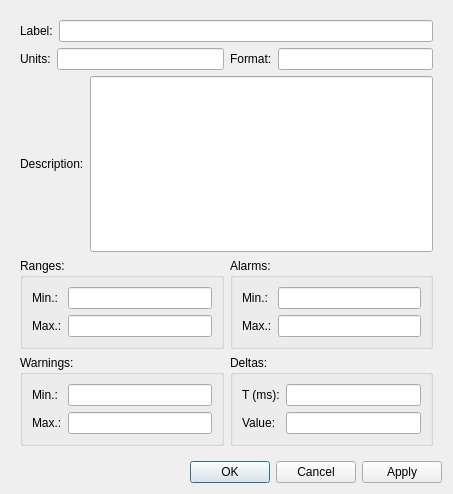
<ui version="4.0" >
 <class>AttributeConfigDialog</class>
 <widget class="QDialog" name="AttributeConfigDialog" >
  <property name="geometry" >
   <rect>
    <x>0</x>
    <y>0</y>
    <width>453</width>
    <height>494</height>
   </rect>
  </property>
  <property name="windowTitle" >
   <string>Dialog</string>
  </property>
  <layout class="QVBoxLayout" >
   <item>
    <widget class="TauFrame" name="globalAttributeFrame" >
     <layout class="QGridLayout" >
      <item row="0" column="0" colspan="2" >
       <layout class="QHBoxLayout" >
        <item>
         <widget class="QLabel" name="labelLabel" >
          <property name="text" >
           <string>Label:</string>
          </property>
          <property name="buddy" >
           <cstring>labelEdit</cstring>
          </property>
         </widget>
        </item>
        <item>
         <widget class="TauConfigLineEdit" name="labelEdit" >
          <property name="useParentModel" stdset="0" >
           <bool>true</bool>
          </property>
          <property name="model" stdset="0" >
           <string>?configuration=label</string>
          </property>
         </widget>
        </item>
       </layout>
      </item>
      <item row="1" column="0" colspan="2" >
       <layout class="QHBoxLayout" >
        <item>
         <layout class="QHBoxLayout" >
          <item>
           <widget class="QLabel" name="unitLabel" >
            <property name="text" >
             <string>Units:</string>
            </property>
            <property name="buddy" >
             <cstring>unitEdit</cstring>
            </property>
           </widget>
          </item>
          <item>
           <widget class="TauConfigLineEdit" name="unitEdit" >
            <property name="useParentModel" stdset="0" >
             <bool>true</bool>
            </property>
            <property name="model" stdset="0" >
             <string>?configuration=unit</string>
            </property>
           </widget>
          </item>
         </layout>
        </item>
        <item>
         <layout class="QHBoxLayout" >
          <item>
           <widget class="QLabel" name="formatLabel" >
            <property name="text" >
             <string>Format:</string>
            </property>
            <property name="buddy" >
             <cstring>formatEdit</cstring>
            </property>
           </widget>
          </item>
          <item>
           <widget class="TauConfigLineEdit" name="formatEdit" >
            <property name="useParentModel" stdset="0" >
             <bool>true</bool>
            </property>
            <property name="model" stdset="0" >
             <string>?configuration=format</string>
            </property>
           </widget>
          </item>
         </layout>
        </item>
       </layout>
      </item>
      <item row="2" column="0" >
       <widget class="QLabel" name="descriptionLabel" >
        <property name="text" >
         <string>Description:</string>
        </property>
        <property name="buddy" >
         <cstring>descriptionEdit</cstring>
        </property>
       </widget>
      </item>
      <item row="2" column="1" >
       <widget class="TauConfigLineEdit" name="descriptionEdit" >
        <property name="sizePolicy" >
         <sizepolicy vsizetype="Expanding" hsizetype="Expanding" >
          <horstretch>0</horstretch>
          <verstretch>0</verstretch>
         </sizepolicy>
        </property>
        <property name="useParentModel" stdset="0" >
         <bool>true</bool>
        </property>
        <property name="model" stdset="0" >
         <string>?configuration=description</string>
        </property>
       </widget>
      </item>
      <item row="3" column="0" colspan="2" >
       <layout class="QGridLayout" >
        <item row="0" column="0" >
         <widget class="QGroupBox" name="rangeGB" >
          <property name="sizePolicy" >
           <sizepolicy vsizetype="Fixed" hsizetype="Preferred" >
            <horstretch>0</horstretch>
            <verstretch>0</verstretch>
           </sizepolicy>
          </property>
          <property name="title" >
           <string>Ranges:</string>
          </property>
          <layout class="QGridLayout" >
           <item row="0" column="0" >
            <widget class="QLabel" name="minValueLabel" >
             <property name="text" >
              <string>Min.:</string>
             </property>
             <property name="buddy" >
              <cstring>minValueEdit</cstring>
             </property>
            </widget>
           </item>
           <item row="0" column="1" >
            <widget class="TauConfigLineEdit" name="minValueEdit" >
             <property name="useParentModel" stdset="0" >
              <bool>true</bool>
             </property>
             <property name="model" stdset="0" >
              <string>?configuration=min_value</string>
             </property>
            </widget>
           </item>
           <item row="1" column="0" >
            <widget class="QLabel" name="maxValueLabel" >
             <property name="text" >
              <string>Max.:</string>
             </property>
             <property name="buddy" >
              <cstring>maxValueEdit</cstring>
             </property>
            </widget>
           </item>
           <item row="1" column="1" >
            <widget class="TauConfigLineEdit" name="maxValueEdit" >
             <property name="useParentModel" stdset="0" >
              <bool>true</bool>
             </property>
             <property name="model" stdset="0" >
              <string>?configuration=max_value</string>
             </property>
            </widget>
           </item>
          </layout>
         </widget>
        </item>
        <item row="0" column="1" >
         <widget class="QGroupBox" name="alarmGB" >
          <property name="sizePolicy" >
           <sizepolicy vsizetype="Fixed" hsizetype="Preferred" >
            <horstretch>0</horstretch>
            <verstretch>0</verstretch>
           </sizepolicy>
          </property>
          <property name="title" >
           <string>Alarms:</string>
          </property>
          <layout class="QGridLayout" >
           <item row="0" column="0" >
            <widget class="QLabel" name="minAlarmLabel" >
             <property name="text" >
              <string>Min.:</string>
             </property>
             <property name="buddy" >
              <cstring>minAlarmEdit</cstring>
             </property>
            </widget>
           </item>
           <item row="0" column="1" >
            <widget class="TauConfigLineEdit" name="minAlarmEdit" >
             <property name="useParentModel" stdset="0" >
              <bool>true</bool>
             </property>
             <property name="model" stdset="0" >
              <string>?configuration=min_alarm</string>
             </property>
            </widget>
           </item>
           <item row="1" column="0" >
            <widget class="QLabel" name="maxAlarmLabel" >
             <property name="text" >
              <string>Max.:</string>
             </property>
             <property name="buddy" >
              <cstring>maxAlarmEdit</cstring>
             </property>
            </widget>
           </item>
           <item row="1" column="1" >
            <widget class="TauConfigLineEdit" name="maxAlarmEdit" >
             <property name="useParentModel" stdset="0" >
              <bool>true</bool>
             </property>
             <property name="model" stdset="0" >
              <string>?configuration=max_alarm</string>
             </property>
            </widget>
           </item>
          </layout>
         </widget>
        </item>
        <item row="1" column="0" >
         <widget class="QGroupBox" name="warningGB" >
          <property name="sizePolicy" >
           <sizepolicy vsizetype="Fixed" hsizetype="Preferred" >
            <horstretch>0</horstretch>
            <verstretch>0</verstretch>
           </sizepolicy>
          </property>
          <property name="title" >
           <string>Warnings:</string>
          </property>
          <layout class="QGridLayout" >
           <item row="0" column="0" >
            <widget class="QLabel" name="minWarningLabel" >
             <property name="text" >
              <string>Min.:</string>
             </property>
             <property name="buddy" >
              <cstring>minWarningEdit</cstring>
             </property>
            </widget>
           </item>
           <item row="0" column="1" >
            <widget class="TauConfigLineEdit" name="minWarningEdit" >
             <property name="useParentModel" stdset="0" >
              <bool>true</bool>
             </property>
             <property name="model" stdset="0" >
              <string>?configuration=min_warning</string>
             </property>
            </widget>
           </item>
           <item row="1" column="0" >
            <widget class="QLabel" name="maxWarningLabel" >
             <property name="text" >
              <string>Max.:</string>
             </property>
             <property name="buddy" >
              <cstring>maxWarningEdit</cstring>
             </property>
            </widget>
           </item>
           <item row="1" column="1" >
            <widget class="TauConfigLineEdit" name="maxWarningEdit" >
             <property name="useParentModel" stdset="0" >
              <bool>true</bool>
             </property>
             <property name="model" stdset="0" >
              <string>?configuration=max_warning</string>
             </property>
            </widget>
           </item>
          </layout>
         </widget>
        </item>
        <item row="1" column="1" >
         <widget class="QGroupBox" name="deltasGB" >
          <property name="sizePolicy" >
           <sizepolicy vsizetype="Fixed" hsizetype="Preferred" >
            <horstretch>0</horstretch>
            <verstretch>0</verstretch>
           </sizepolicy>
          </property>
          <property name="title" >
           <string>Deltas:</string>
          </property>
          <layout class="QGridLayout" >
           <item row="0" column="0" >
            <widget class="QLabel" name="deltaTLabel" >
             <property name="text" >
              <string>T (ms):</string>
             </property>
             <property name="buddy" >
              <cstring>deltaTEdit</cstring>
             </property>
            </widget>
           </item>
           <item row="0" column="1" >
            <widget class="TauConfigLineEdit" name="deltaTEdit" >
             <property name="useParentModel" stdset="0" >
              <bool>true</bool>
             </property>
             <property name="model" stdset="0" >
              <string>?configuration=delta_t</string>
             </property>
            </widget>
           </item>
           <item row="1" column="0" >
            <widget class="QLabel" name="deltaValLabel" >
             <property name="text" >
              <string>Value:</string>
             </property>
             <property name="buddy" >
              <cstring>deltaValEdit</cstring>
             </property>
            </widget>
           </item>
           <item row="1" column="1" >
            <widget class="TauConfigLineEdit" name="deltaValEdit" >
             <property name="useParentModel" stdset="0" >
              <bool>true</bool>
             </property>
             <property name="model" stdset="0" >
              <string>?configuration=delta_val</string>
             </property>
            </widget>
           </item>
          </layout>
         </widget>
        </item>
       </layout>
      </item>
     </layout>
    </widget>
   </item>
   <item>
    <widget class="QDialogButtonBox" name="buttonBox" >
     <property name="orientation" >
      <enum>Qt::Horizontal</enum>
     </property>
     <property name="standardButtons" >
      <set>QDialogButtonBox::Apply|QDialogButtonBox::Cancel|QDialogButtonBox::NoButton|QDialogButtonBox::Ok</set>
     </property>
    </widget>
   </item>
  </layout>
 </widget>
 <customwidgets>
  <customwidget>
   <class>TauFrame</class>
   <extends>QFrame</extends>
   <header>tau.widget</header>
   <container>1</container>
  </customwidget>
  <customwidget>
   <class>TauConfigLineEdit</class>
   <extends>QLineEdit</extends>
   <header>tau.widget</header>
  </customwidget>
 </customwidgets>
 <resources/>
 <connections>
  <connection>
   <sender>buttonBox</sender>
   <signal>accepted()</signal>
   <receiver>AttributeConfigDialog</receiver>
   <slot>accept()</slot>
   <hints>
    <hint type="sourcelabel" >
     <x>248</x>
     <y>254</y>
    </hint>
    <hint type="destinationlabel" >
     <x>157</x>
     <y>274</y>
    </hint>
   </hints>
  </connection>
  <connection>
   <sender>buttonBox</sender>
   <signal>rejected()</signal>
   <receiver>AttributeConfigDialog</receiver>
   <slot>reject()</slot>
   <hints>
    <hint type="sourcelabel" >
     <x>316</x>
     <y>260</y>
    </hint>
    <hint type="destinationlabel" >
     <x>286</x>
     <y>274</y>
    </hint>
   </hints>
  </connection>
 </connections>
</ui>
